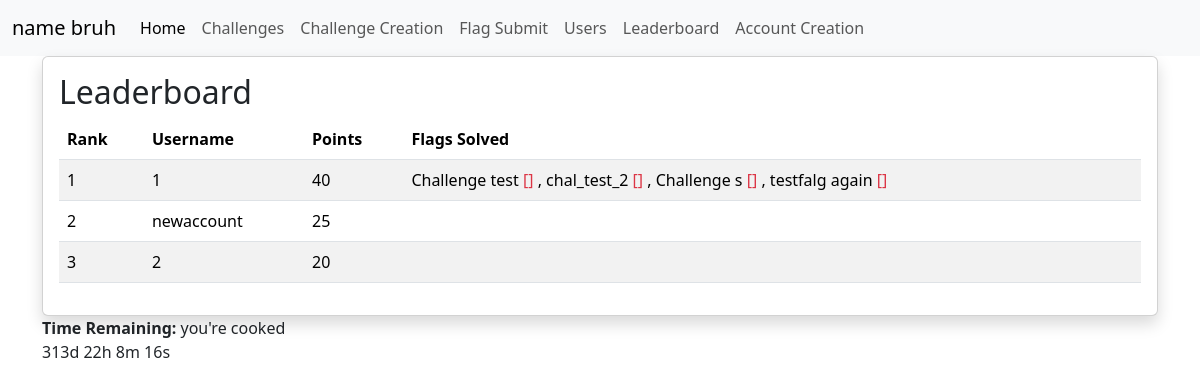
Page /leaderboard/ (signed in) on the committed database.
### raw/models.py (models this page shows, shortened)
class Participant(models.Model):
    user = models.OneToOneField(User, on_delete=models.CASCADE)
    flags_solved = models.ManyToManyField(Challenge, blank=True, related_name='completed_by')
    total_points = models.IntegerField(default=0)

class Challenge(models.Model):
    name = models.CharField(max_length = 64)
    summary = models.TextField()
    flag_value = models.CharField(max_length = 64, unique = True)
    points = models.IntegerField(default = 10)

### raw/views.py (the view)
# urls.py: path('leaderboard/',views.leaderboard,name='leaderboard'),
def leaderboard(request):
    participants = Participant.objects.all().order_by('-total_points')
    current_user_flags = request.user.participant.flags_solved.all()
    return render(request, 'leaderboard.html',{
        'participants':participants,
        'current_user_flags':current_user_flags,
        'notify':notify,
        'operations':operations,
    })

### raw/templates/leaderboard.html (shortened to what this page needs)
{% extends 'index.html' %}
{% load static %}
{% block content %}
<div class="container nt-5">
    <div class="card shadow" sytle='text-align:center;'>
        <div class="card-body">
    <h2>Leaderboard</h2>
    <table class="table table-striped">
        <thead>
            <tr>
                <th>Rank</th>
                <th>Username</th>
                <th>Points</th>
                <th>Flags Solved</th>
            </tr>
        </thead>
        <tbody>
            {% for participant in participants %}
            <tr>
                <td>{{ forloop.counter }}</td>
                <td>{{ participant.user.username }}</td>
                <td>{{ participant.total_points }}</td>
                <td>
                    {% for flag in participant.flags_solved.all %}
                        {{ flag.name }}
                        {% if flag in current_user_flags %}
                            <span class="text-danger"> [] </span>
                        {% endif %}
                        {% if not forloop.last %}, {% endif %}
                    {% endfor %}
                </td>
            </tr>
            {% endfor %}
        </tbody>
    </table>
</div>
</div>
<div id="timerbox">
    <b>Time Remaining: </b>
    you're cooked
<br><p id="timer"></p>
</div>
{% endblock %}

### rows in the picture
Participant: user.username "1", total_points "40"
Challenge: name "Challenge test"
Challenge: name "chal_test_2"
Challenge: name "Challenge s"
Challenge: name "testfalg again"
Participant: user.username "newaccount", total_points "25"
Participant: user.username "2", total_points "20"
